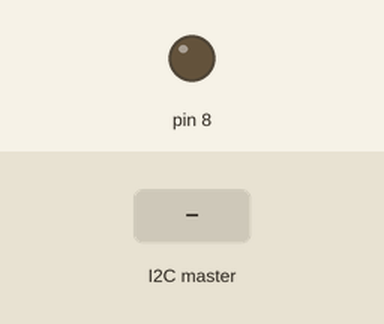
The sketch below on a simulated Arduino Uno, built with avr-gcc and run on an emulated ATmega328P. Parts: output pins drawn as LEDs (lit = HIGH). Inputs (shaded band) come from the test bench.

Above: at 1.2 s.
1.3 s: the I2C master sends the byte 1
At 2.3 s:
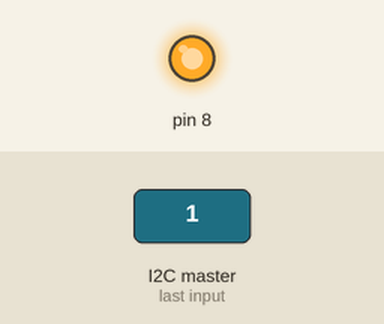
2.8 s: the I2C master sends the byte 0
At 3.5 s:
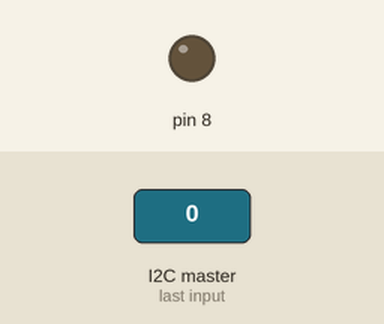
4.3 s: the I2C master sends the byte 2
At 4.6 s:
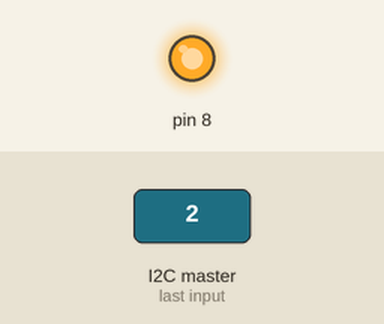
Timing chart, 0 to 7.3 s (numbered marks = the images above; inputs shaded):
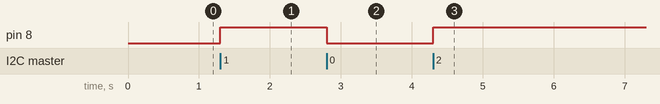

Measured:
- after the input at 1.3 s, pin 8: LOW → HIGH at once
- after the input at 2.8 s, pin 8: HIGH → LOW at once
- after the input at 4.3 s, pin 8: LOW → HIGH at once

The sketch:

solenoid_test_slave.ino
```cpp
/*
 * This code is for any slave microcontroller that will only receive information FROM the master, this is DIFFERENT naming convention from the i2c.md file.
 */
#include <Wire.h>

int state = 0, solState = 0;

/*
 * GLOBAL VARIABLES: SETUP FOR ALL DEVICES:
 */
const int SLAVE_BUS_ADDRESS = 9; // 8-127 is available address
// Update this function to update global variables based on user input
void input_update_global_variables(uint8_t list[], size_t list_size){
  // TODO
  state = list[0];
  return;
};

void setup() {
  // Start the I2C connection using the specific address
  Wire.begin(SLAVE_BUS_ADDRESS);
  // Define the interrupt onReceive function
  Wire.onReceive(receiveEvent);

  pinMode(8, OUTPUT);

  // Serial Connection
  Serial.begin(9600);
}

void loop() {
  digitalWrite(LED_BUILTIN, state);

  if (!state) {
    digitalWrite(8, LOW);
  } else {
    digitalWrite(8, HIGH);
  }
}

// Interrupt function run whenever this slave received information from master.
// Records all bytes of information in a byte array, and process them into global variable using the input_update_global_variables() function.
void receiveEvent(int howMany) {
  uint8_t input_data[howMany];
  int index = 0;
  while(Wire.available()) {
    input_data[index++] = Wire.read(); // receive byte
  }
  input_update_global_variables(input_data, howMany);
}
```
